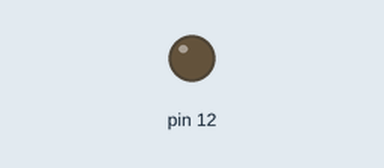
Simulated run of this sketch. Board: Arduino Leonardo, built with avr-gcc and run on an emulated ATmega32U4. On the bench: output pins drawn as LEDs (lit = HIGH). What the sketch prints to the serial monitor is not drawn.

Above: at 2.5 s.
Timing chart, 0 to 7.8 s (numbered marks = the images above):
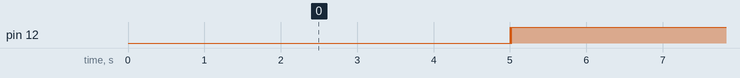

The sketch:

RoverHwResetTester_MAIN.ino
```cpp
//Used for MAIN - 3


//Note: Since all the Arduinos use this class, you have to define them in each of its .ino as there are shared naming conventions and will cause a conflict otherwise.


/*******************************************************************
Configure (define) flags before calling #include <RoverConfig.h>
/********************************************************************/

//define Arduino 3: MAIN in order to use it's config pins
#ifndef _ARD_3_MAIN_H
#define _ARD_3_MAIN_H
#endif

/********************************************************************/


#include <RoverConfig.h>
#include <RoverHwReset.h>


//Uncomment to debug
//#define _DEBUG_COMM_BROADCAST //Debugging with COMM Broadcast
#ifdef _DEBUG_COMM_BROADCAST
	#define _SERIAL_DEBUG_CHANNEL_ _COMM_SERIAL_ //When using COMM Broadcast, reroute the PC USB output to the channel to COMM instead
#else
	#define _SERIAL_DEBUG_CHANNEL_ _PC_USB_SERIAL_
#endif


//Global Variables

RoverHwReset * commHwResetter = new RoverHwReset(COMM_HW_RESET_CTRL_PIN);

RoverReset * resetArray[] = {
	commHwResetter
};


void setup() {
	//resetting all objects
	for (byte i = 0; i < sizeof(resetArray) / sizeof(resetArray[0]); i++)
	{
		resetArray[i]->reset();
	}
	Serial.begin(PC_USB_BAUD_RATE);
	Serial1.begin(COMM_BAUD_RATE);
}


void loop() {

	delay(1000);
	_SERIAL_DEBUG_CHANNEL_.println(F("Running..."));
	delay(4000);
	_SERIAL_DEBUG_CHANNEL_.println(F("Resetting COMM..."));
	commHwResetter->performHwReset();
	delay(1000);
	_SERIAL_DEBUG_CHANNEL_.println(F("Reset Complete!"));

}
```

Measured:
- by itself, pin 12: repeats every 6.0 s: LOW 0.01 s, HIGH 6.0 s
